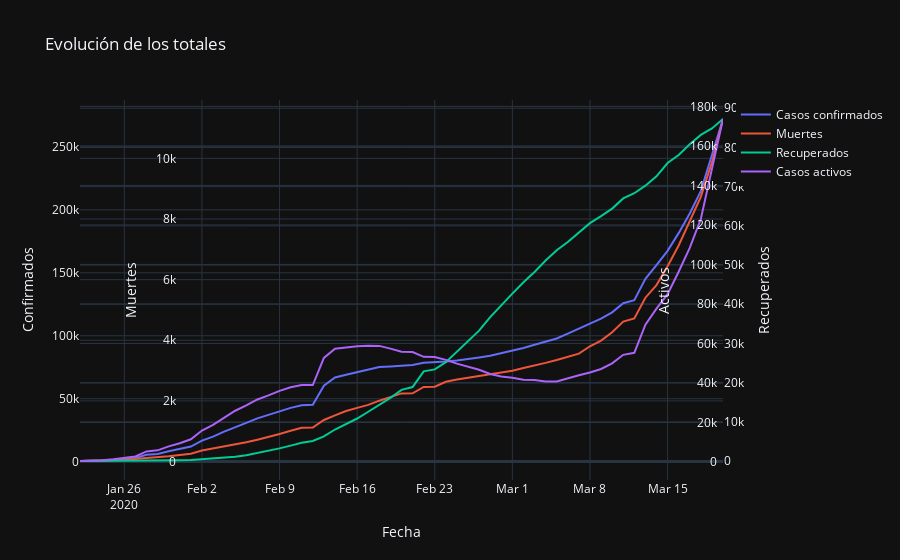

Notebook code cell kept with this figure:
### Code cell
x_axis_values_confirmed = [pd.to_datetime(fecha).strftime('%Y-%m-%d') for fecha in total_confirmed_series.index]
x_axis_values_deaths = [pd.to_datetime(fecha).strftime('%Y-%m-%d') for fecha in total_deaths_series.index]
x_axis_values_recovered = [pd.to_datetime(fecha).strftime('%Y-%m-%d') for fecha in total_recovered_series.index]
x_axis_values_active = [pd.to_datetime(fecha).strftime('%Y-%m-%d') for fecha in active_cases_series.index]

fig = go.Figure()

fig.add_trace(
    go.Scatter(
        x=x_axis_values_confirmed, 
        y=total_confirmed_series.values,
        name='Casos confirmados'
    )
)
fig.add_trace(
    go.Scatter(
        x=x_axis_values_deaths, 
        y=total_deaths_series.values,
        name='Muertes',
        yaxis='y2'
    )
)
fig.add_trace(
    go.Scatter(
        x=x_axis_values_recovered, 
        y=total_recovered_series.values,
        name='Recuperados',
        yaxis='y3'
    )
)
fig.add_trace(
    go.Scatter(
        x=x_axis_values_active,
        y=active_cases_series.values,
        name='Casos activos',
        yaxis='y4'
    )
)
fig.update_layout(
    title='Evolución de los totales',
    xaxis=dict(
        title='Fecha'
    ),
    yaxis=dict(
        title='Confirmados'
    ),
    yaxis2=dict(
        title='Muertes',
        anchor='free',
        overlaying='y',
        side='left',
        position=0.15,
        domain=[0.15, 1]
    ),
    yaxis3=dict(
        title='Recuperados',
        overlaying='y',
        side='right'
    ),
    yaxis4=dict(
        title='Activos',
        overlaying='y',
        side='left',
        position=0.99
    ),
    template='plotly_dark'
)
py.offline.iplot(fig)

### Figure 1 — Plotly figure (JSON) as saved in the notebook; plotly's stock layout.template omitted (floating-point values rounded to 4 significant figures)
{"data": [{"name": "Casos confirmados", "type": "scatter", "x": ["2020-01-22", "2020-01-23", "2020-01-24", "2020-01-25", "2020-01-26", "2020-01-27", "2020-01-28", "2020-01-29", "2020-01-30", "2020-01-31", "2020-02-01", "2020-02-02", "2020-02-03", "2020-02-04", "2020-02-05", "2020-02-06", "2020-02-07", "2020-02-08", "2020-02-09", "2020-02-10", "2020-02-11", "2020-02-12", "2020-02-13", "2020-02-14", "2020-02-15", "2020-02-16", "2020-02-17", "2020-02-18", "2020-02-19", "2020-02-20", "2020-02-21", "2020-02-22", "2020-02-23", "2020-02-24", "2020-02-25", "2020-02-26", "2020-02-27", "2020-02-28", "2020-02-29", "2020-03-01", "2020-03-02", "2020-03-03", "2020-03-04", "2020-03-05", "2020-03-06", "2020-03-07", "2020-03-08", "2020-03-09", "2020-03-10", "2020-03-11", "2020-03-12", "2020-03-13", "2020-03-14", "2020-03-15", "2020-03-16", "2020-03-17", "2020-03-18", "2020-03-19", "2020-03-20"], "y": [555, 653, 941, 1434, 2118, 2927, 5578, 6166, 8234, 9927, 12038, 16787, 19881, 23892, 27635, 30817, 34391, 37120, 40150, 42762, 44802, 45221, 60368, 66885, 69030, 71224, 73258, 75136, 75639, 76197, 76823, 78579, 78965, 79568, 80413, 81395, 82754, 84120, 86011, 88369, 90306, 92840, 95120, 97882, 101784, 105821, 109795, 113561, 118592, 125865, 128343, 145193, 156094, 167446, 181527, 197142, 214910, 242708, 272166]}, {"name": "Muertes", "type": "scatter", "x": ["2020-01-22", "2020-01-23", "2020-01-24", "2020-01-25", "2020-01-26", "2020-01-27", "2020-01-28", "2020-01-29", "2020-01-30", "2020-01-31", "2020-02-01", "2020-02-02", "2020-02-03", "2020-02-04", "2020-02-05", "2020-02-06", "2020-02-07", "2020-02-08", "2020-02-09", "2020-02-10", "2020-02-11", "2020-02-12", "2020-02-13", "2020-02-14", "2020-02-15", "2020-02-16", "2020-02-17", "2020-02-18", "2020-02-19", "2020-02-20", "2020-02-21", "2020-02-22", "2020-02-23", "2020-02-24", "2020-02-25", "2020-02-26", "2020-02-27", "2020-02-28", "2020-02-29", "2020-03-01", "2020-03-02", "2020-03-03", "2020-03-04", "2020-03-05", "2020-03-06", "2020-03-07", "2020-03-08", "2020-03-09", "2020-03-10", "2020-03-11", "2020-03-12", "2020-03-13", "2020-03-14", "2020-03-15", "2020-03-16", "2020-03-17", "2020-03-18", "2020-03-19", "2020-03-20"], "y": [17, 18, 26, 42, 56, 82, 131, 133, 171, 213, 259, 362, 426, 492, 564, 634, 719, 806, 906, 1013, 1113, 1118, 1371, 1523, 1666, 1770, 1868, 2007, 2122, 2247, 2251, 2458, 2469, 2629, 2708, 2770, 2814, 2872, 2941, 2996, 3085, 3160, 3254, 3348, 3460, 3558, 3802, 3988, 4262, 4615, 4720, 5404, 5819, 6440, 7126, 7905, 8733, 9867, 11299], "yaxis": "y2"}, {"name": "Recuperados", "type": "scatter", "x": ["2020-01-22", "2020-01-23", "2020-01-24", "2020-01-25", "2020-01-26", "2020-01-27", "2020-01-28", "2020-01-29", "2020-01-30", "2020-01-31", "2020-02-01", "2020-02-02", "2020-02-03", "2020-02-04", "2020-02-05", "2020-02-06", "2020-02-07", "2020-02-08", "2020-02-09", "2020-02-10", "2020-02-11", "2020-02-12", "2020-02-13", "2020-02-14", "2020-02-15", "2020-02-16", "2020-02-17", "2020-02-18", "2020-02-19", "2020-02-20", "2020-02-21", "2020-02-22", "2020-02-23", "2020-02-24", "2020-02-25", "2020-02-26", "2020-02-27", "2020-02-28", "2020-02-29", "2020-03-01", "2020-03-02", "2020-03-03", "2020-03-04", "2020-03-05", "2020-03-06", "2020-03-07", "2020-03-08", "2020-03-09", "2020-03-10", "2020-03-11", "2020-03-12", "2020-03-13", "2020-03-14", "2020-03-15", "2020-03-16", "2020-03-17", "2020-03-18", "2020-03-19", "2020-03-20"], "y": [28, 30, 36, 39, 52, 61, 107, 126, 143, 222, 284, 472, 623, 852, 1124, 1487, 2011, 2616, 3244, 3946, 4683, 5150, 6295, 8058, 9395, 10865, 12583, 14352, 16121, 18177, 18890, 22886, 23394, 25227, 27905, 30384, 33277, 36711, 39782, 42716, 45602, 48228, 51170, 53796, 55865, 58358, 60694, 62494, 64404, 67003, 68324, 70251, 72624, 76034, 78088, 80840, 83207, 84854, 87256], "yaxis": "y3"}, {"name": "Casos activos", "type": "scatter", "x": ["2020-01-22", "2020-01-23", "2020-01-24", "2020-01-25", "2020-01-26", "2020-01-27", "2020-01-28", "2020-01-29", "2020-01-30", "2020-01-31", "2020-02-01", "2020-02-02", "2020-02-03", "2020-02-04", "2020-02-05", "2020-02-06", "2020-02-07", "2020-02-08", "2020-02-09", "2020-02-10", "2020-02-11", "2020-02-12", "2020-02-13", "2020-02-14", "2020-02-15", "2020-02-16", "2020-02-17", "2020-02-18", "2020-02-19", "2020-02-20", "2020-02-21", "2020-02-22", "2020-02-23", "2020-02-24", "2020-02-25", "2020-02-26", "2020-02-27", "2020-02-28", "2020-02-29", "2020-03-01", "2020-03-02", "2020-03-03", "2020-03-04", "2020-03-05", "2020-03-06", "2020-03-07", "2020-03-08", "2020-03-09", "2020-03-10", "2020-03-11", "2020-03-12", "2020-03-13", "2020-03-14", "2020-03-15", "2020-03-16", "2020-03-17", "2020-03-18", "2020-03-19", "2020-03-20"], "y": [510, 605, 879, 1353, 2010, 2784, 5340, 5907, 7920, 9492, 11495, 15953, 18832, 22548, 25947, 28696, 31661, 33698, 36000, 37803, 39006, 38953, 52702, 57304, 57969, 58589, 58807, 58777, 57396, 55773, 55682, 53235, 53102, 51712, 49800, 48241, 46663, 44537, 43288, 42657, 41619, 41452, 40696, 40738, 42459, 43905, 45299, 47079, 49926, 54247, 55299, 69538, 77651, 84972, 96313, 108397, 122970, 147987, 173611], "yaxis": "y4"}], "layout": {"autosize": true, "title": {"text": "Evolución de los totales"}, "xaxis": {"autorange": true, "range": ["2020-01-22", "2020-03-20"], "title": {"text": "Fecha"}, "type": "date"}, "yaxis": {"autorange": true, "range": [-14530.0, 287300.0], "title": {"text": "Confirmados"}, "type": "linear"}, "yaxis2": {"anchor": "free", "autorange": true, "domain": [0.15, 1], "overlaying": "y", "position": 0.15, "range": [-609.8, 11930.0], "side": "left", "title": {"text": "Muertes"}, "type": "linear"}, "yaxis3": {"autorange": true, "overlaying": "y", "range": [-4818, 92102], "side": "right", "title": {"text": "Recuperados"}, "type": "linear"}, "yaxis4": {"autorange": true, "overlaying": "y", "position": 0.99, "range": [-9107.0, 183200.0], "side": "left", "title": {"text": "Activos"}, "type": "linear"}}}
